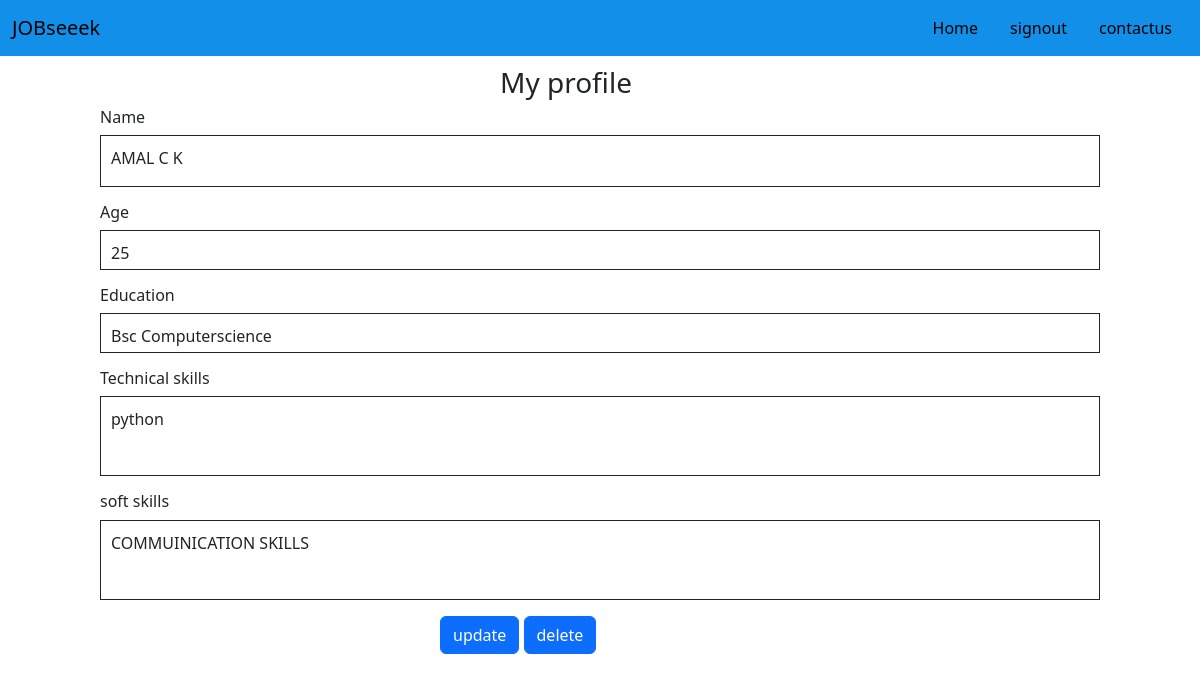
Screenshot of /profile (signed in) with the database file from the repository.
### accounts_app/models.py (models this page shows, shortened)
class Profile(models.Model):
    user = models.ForeignKey(User, on_delete=models.CASCADE)
    name = models.CharField(max_length=200)
    age = models.PositiveIntegerField()
    education = models.CharField(max_length=250)
    techical_skills = models.CharField(max_length=250)
    softskills = models.CharField(max_length=255)

### accounts_app/views.py (the view)
# urls.py: path('profile', views.profile, name='profile'),
@login_required(login_url='/')
def profile(request):
    profile = None
    try:
        profile = Profile.objects.get(user=request.user)
    except Profile.DoesNotExist:
        if request.method == 'POST':
            name = request.POST['name']
            age = request.POST['age']
            education = request.POST['education']
            technical_skills= request.POST['technical_skills']
            softskills = request.POST['softskills']
            profile = Profile.objects.create(user=request.user, name=name, age=age,education=education,
                                              techical_skills=technical_skills, softskills=softskills)
            profile.save()
    return render(request, 'home.html', {'profile':profile})

### templates/home.html (shortened to what this page needs)
{% load static %}
<!DOCTYPE html>
<html lang="en">
<head>
    <link href="https://cdn.jsdelivr.net/npm/bootstrap@5.3.3/dist/css/bootstrap.min.css" rel="stylesheet">
</head>
<body>
    <nav class="navbar navbar-expand-lg" style="background-color: #128fe9;">
        <div class="container-fluid">
          <a class="navbar-brand" href="#">JOBseeek</a>
            <ul class="nav justify-content-end">
                <li class="nav-item">
                  <a class="nav-link" href="{% url 'joblist'%}" style="color: black;">Home</a>
                </li>
                <li class="nav-item">
                  <a class="nav-link" href="{% url 'signout' %}" style="color: black;text-decoration: solid;">signout</a>
                </li>
                <li class="nav-item">
                    <a class="nav-link" href="#" style="color: black;text-decoration: solid;">contactus</a>
                  </li>
              </ul>
          </div>
      </nav>
      {% if profile is not None %}
        <h3 style="margin-left: 500px; margin-top: 10px;">My profile</h3>
        <div style="width:1000px; height:400px; margin-left: 100px;margin-top: 5px;">
          <h6>Name</h6>
          <div class="mb-3" style="border-style: solid; border-width: 1px;">
            <div style="height:40px; ">
              <p style="margin-left: 10px;margin-top: 10px;">{{profile.name}}</p>
            </div>
          </div>
          <h6>Age</h6>
          <div class="mb-3">
            <div style="height:40px;border-style: solid; border-width: 1px;">
              <p style="margin-left: 10px;margin-top: 10px;">{{profile.age}}</p>
            </div>
          </div>
          <div class="mb-3">
            <h6>Education</h6>
            <div style="height:40px;border-style: solid; border-width: 1px;">
              <p style="margin-left: 10px;margin-top: 10px;">{{profile.education}}</p>
            </div>
          </div>
          <div class="mb-3">
            <h6>Technical skills</h6>
            <div style="height:80px;border-style: solid; border-width: 1px;">
              <p style="margin-left: 10px;margin-top: 10px;">{{profile.techical_skills}}</p>
            </div>
          </div>
          <div class="mb-3">
            <h6>soft skills</h6>
            <div style="height:80px;border-style: solid; border-width: 1px;">
              <p style="margin-top: 10px;margin-left: 10px;">{{profile.softskills}}</p>
            </div>
          </div>
         <div style="margin-left: 340px;">
          <a href="{% url 'update' profile.id %}"><button type="button" class="btn btn-primary" >update</button></a>
          <a href="{% url 'delete' profile.id %}"><button type="button" class="btn btn-primary" >delete</button></a>
         </div>
        </div>
     {% endif %}
</body>
</html>

### rows the page displays
Profile: name "AMAL C K", age "25", education "Bsc Computerscience", techical_skills "python", softskills "COMMUINICATION SKILLS"
